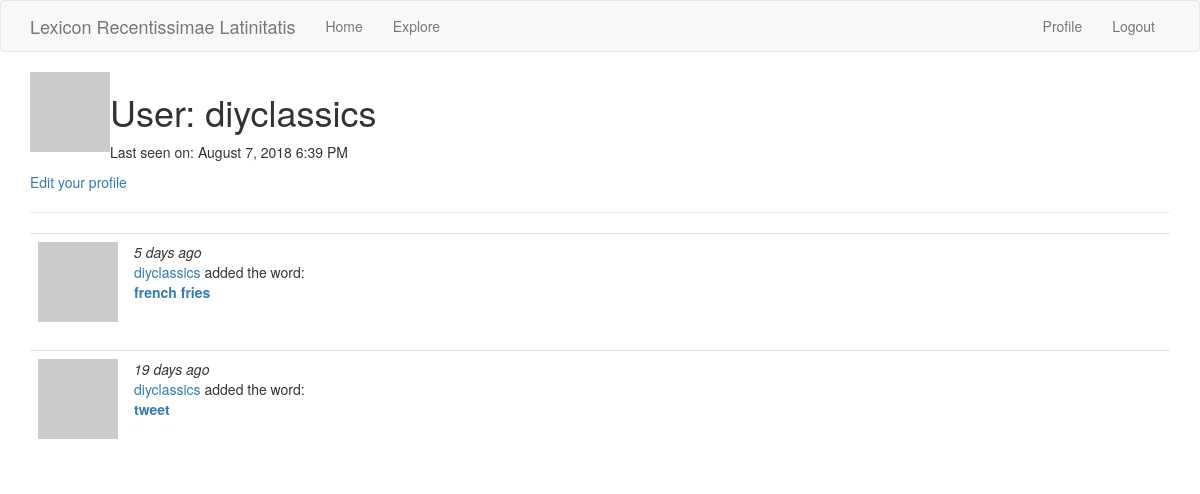
Before: /user/diyclassics (signed in) with the older database file.
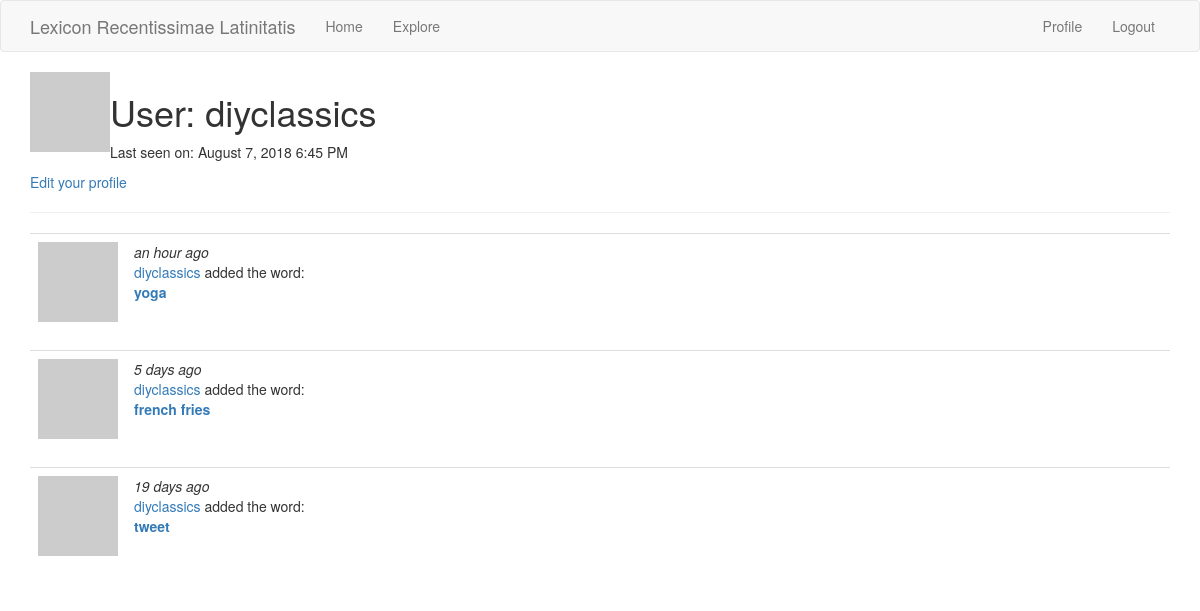
After: the same page with the newer database file.
### app/models.py (models this page shows, shortened)
class User(UserMixin, db.Model):
    id = db.Column(db.Integer, primary_key=True)
    username = db.Column(db.String(64), index=True, unique=True)
    email = db.Column(db.String(120), index=True, unique=True)
    password_hash = db.Column(db.String(128))
    posts = db.relationship('Entry', backref='author', lazy='dynamic')
    about_me = db.Column(db.String(140))
    last_seen = db.Column(db.DateTime, default=datetime.utcnow)
    def avatar(self, size):
        digest = md5(self.email.lower().encode('utf-8')).hexdigest()
        return 'https://www.gravatar.com/avatar/{}?d=identicon&s={}'.format(
            digest, size)

class Entry(db.Model):
    id = db.Column(db.Integer, primary_key=True)
    definitions = db.relationship('Definitions', backref='entry', lazy='dynamic')
    url = db.Column(db.String)
    english_word = db.Column(db.String, index=True, unique=True)
    latin_top_choice = db.Column(db.String, index=True)
    tweet_id = db.Column(db.String, index=True)
    username = db.Column(db.String)
    body = db.Column(db.String(140))
    tweet_date = db.Column(db.DateTime)
    timestamp = db.Column(db.DateTime, index=True, default=datetime.utcnow)
    user_id = db.Column(db.Integer, db.ForeignKey('user.id'))

### app/routes.py (the view)
@app.route('/user/<username>')
@login_required
def user(username):
    user = User.query.filter_by(username=username).first_or_404()
    entries = user.posts.order_by(Entry.timestamp.desc())
    return render_template('user.html', user=user, entries=entries)

### app/models.py (called while the page is built)
@login.user_loader
def load_user(id):
    return User.query.get(int(id))

### app/routes.py (called while the page is built)
@app.before_request
def before_request():
    if current_user.is_authenticated:
        current_user.last_seen = datetime.utcnow()
        db.session.commit()

### app/templates/user.html (shortened to what this page needs)
{% extends "base.html" %}
{% block app_content %}
    <table>
        <tr valign="top">
            <td><img src="{{ user.avatar(128) }}"></td>
            <td>
                <h1>User: {{ user.username }}</h1>
                {% if user.last_seen %}
                <p>Last seen on: {{ moment(user.last_seen).format('LLL') }}</p>
                {% endif %}
            </td>
        </tr>
    </table>
    {% if user == current_user %}
    <p><a href="{{ url_for('edit_profile') }}">Edit your profile</a></p>
    {% endif %}
    <hr>
    {% for entry in entries %}
        {% include '_post.html' %}
    {% endfor %}
{% endblock %}

### app/templates/base.html (shortened to what this page needs)
{% extends 'bootstrap/base.html' %}
{% block navbar %}
    <nav class="navbar navbar-default">
        <div class="container">
            <div class="navbar-header">
                <a class="navbar-brand" href="{{ url_for('index') }}">Lexicon Recentissimae Latinitatis</a>
            </div>
            <div class="collapse navbar-collapse" id="bs-example-navbar-collapse-1">
                <ul class="nav navbar-nav">
                    <li><a href="{{ url_for('index') }}">Home</a></li>
                    <li><a href="{{ url_for('explore') }}">Explore</a></li>
                </ul>
                <ul class="nav navbar-nav navbar-right">
                    {% if current_user.is_anonymous %}
                    <li><a href="{{ url_for('login') }}">Login</a></li>
                    {% else %}
                    <li><a href="{{ url_for('user', username=current_user.username) }}">Profile</a></li>
                    <li><a href="{{ url_for('logout') }}">Logout</a></li>
                    {% endif %}
                </ul>
            </div>
        </div>
    </nav>
{% endblock %}
{% block content %}
    <div class="container">
        {% block app_content %}{% endblock %}
    </div>
{% endblock %}

### app/templates/_post.html
<table class="table table-hover">
    <tr>
        <td width="70px">
            <a href="{{ url_for('user', username=entry.author.username) }}">
                <img src="{{ entry.author.avatar(70) }}" />
            </a>
        </td>
        <td>
            <i>{{ moment(entry.timestamp).fromNow() }}</i>
            <br>
            <a href="{{ url_for('user', username=entry.author.username) }}">
                {{ entry.author.username }}
            </a>
            added the word:
            <br>
            <b><a href="{{ url_for('entry', english_word=entry.english_word) }}">
              {{ entry.english_word }}
            </a></b>
        </td>
    </tr>
</table>

Changed rows visible on the page:
changed User "diyclassics": last_seen "August 7, 2018 6:39 PM" → "August 7, 2018 6:45 PM"
added Entry: timestamp "an hour ago", author.username "diyclassics", english_word "yoga"
